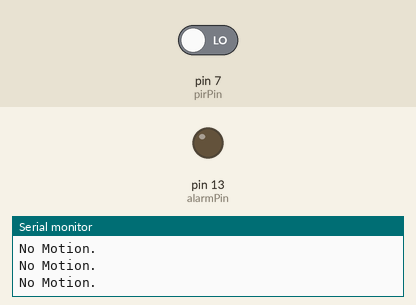
This sketch was run on a simulated Arduino Uno, built with avr-gcc and run on an emulated ATmega328P. Shown: output pins drawn as LEDs (lit = HIGH), the last lines printed to the serial monitor. The test bench sets the inputs (shaded band); at power-on: pin 7 (pirPin) LOW.

Above: at 1.2 s.
1.3 s: pin 7 (pirPin) driven HIGH
At 2.1 s:
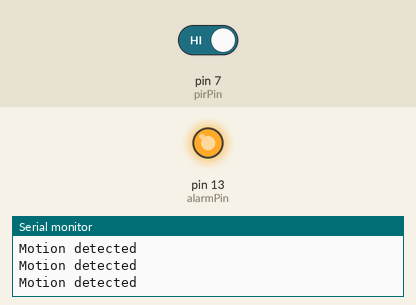
2.8 s: pin 7 (pirPin) driven LOW
At 3.3 s:
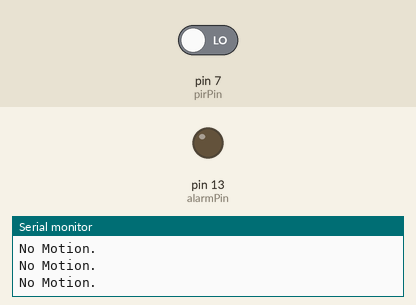
Timing chart, 0 to 5.8 s (numbered marks = the images above; inputs shaded):
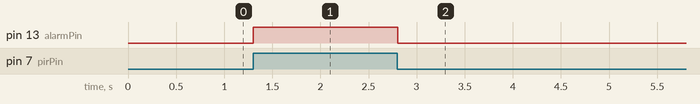

The sketch:

alarm_by_pir_1.ino
```cpp
// Define the pin for the PIR sensor and the alarm
const int pirPin = 7;
const int alarmPin = 13;

void setup() {
  pinMode(pirPin,INPUT);
  pinMode(alarmPin,OUTPUT);
  Serial.begin(9600);
}

void loop() {
 int pirValue=digitalRead(pirPin);
  if(pirValue==HIGH){
    digitalWrite(alarmPin,HIGH);
    Serial.println("Motion detected");
  }else{
    digitalWrite(alarmPin,LOW);
    Serial.println("No Motion.");
  }
  delay(100);
}
```

Measured:
- after the input at 1.3 s, pin 13 (alarmPin): LOW → HIGH at once
- after the input at 2.8 s, pin 13 (alarmPin): HIGH → LOW at once
